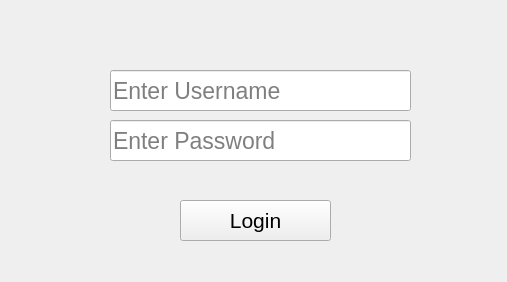
<?xml version="1.0" encoding="UTF-8"?>
<ui version="4.0">
 <class>Form</class>
 <widget class="QWidget" name="Form">
  <property name="geometry">
   <rect>
    <x>0</x>
    <y>0</y>
    <width>507</width>
    <height>282</height>
   </rect>
  </property>
  <property name="windowTitle">
   <string>Login</string>
  </property>
  <widget class="QPushButton" name="pushButton">
   <property name="geometry">
    <rect>
     <x>180</x>
     <y>200</y>
     <width>151</width>
     <height>41</height>
    </rect>
   </property>
   <property name="font">
    <font>
     <family>Segoe UI</family>
     <pointsize>16</pointsize>
    </font>
   </property>
   <property name="text">
    <string>Login</string>
   </property>
  </widget>
  <widget class="QLineEdit" name="lineEdit">
   <property name="geometry">
    <rect>
     <x>110</x>
     <y>70</y>
     <width>301</width>
     <height>41</height>
    </rect>
   </property>
   <property name="font">
    <font>
     <family>Segoe UI</family>
     <pointsize>17</pointsize>
    </font>
   </property>
   <property name="text">
    <string/>
   </property>
   <property name="placeholderText">
    <string>Enter Username</string>
   </property>
  </widget>
  <widget class="QLineEdit" name="lineEdit_2">
   <property name="geometry">
    <rect>
     <x>110</x>
     <y>120</y>
     <width>301</width>
     <height>41</height>
    </rect>
   </property>
   <property name="font">
    <font>
     <family>Segoe UI</family>
     <pointsize>17</pointsize>
    </font>
   </property>
   <property name="text">
    <string/>
   </property>
   <property name="echoMode">
    <enum>QLineEdit::Password</enum>
   </property>
   <property name="placeholderText">
    <string>Enter Password</string>
   </property>
  </widget>
  <widget class="QLabel" name="label">
   <property name="geometry">
    <rect>
     <x>80</x>
     <y>160</y>
     <width>381</width>
     <height>31</height>
    </rect>
   </property>
   <property name="font">
    <font>
     <family>Segoe UI</family>
     <pointsize>9</pointsize>
    </font>
   </property>
   <property name="text">
    <string/>
   </property>
  </widget>
 </widget>
 <resources/>
 <connections/>
</ui>
